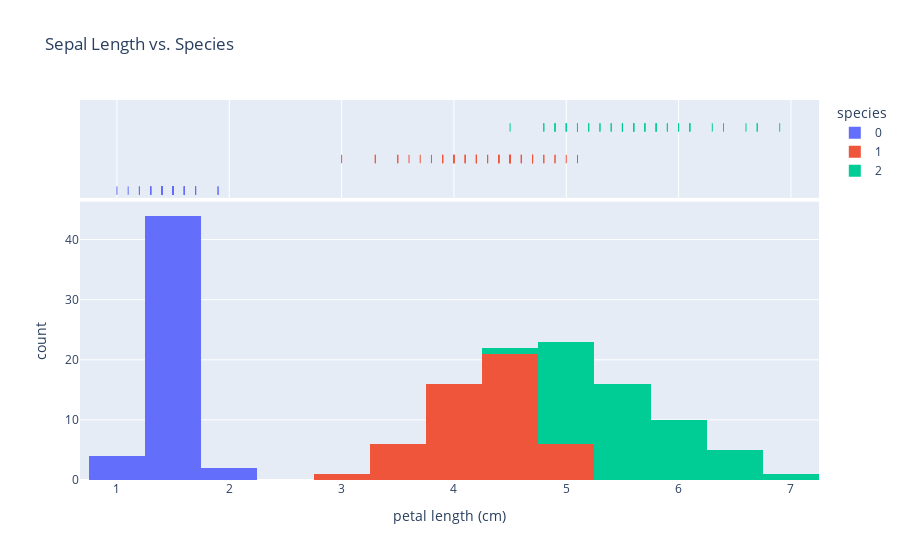

Notebook cell for this chart:
### Code cell
fig = px.histogram(df, x = 'petal length (cm)', color = 'species', marginal = 'rug', title = 'Sepal Length vs. Species')
fig.show()

### Figure 1 — Plotly figure (JSON) as saved in the notebook; plotly's stock layout.template omitted (floating-point values rounded to 4 significant figures)
{"data": [{"alignmentgroup": "True", "bingroup": "x", "hovertemplate": "species=0<br>petal length (cm)=%{x}<br>count=%{y}<extra></extra>", "legendgroup": "0", "marker": {"color": "#636efa", "pattern": {"shape": ""}}, "name": "0", "offsetgroup": "0", "orientation": "v", "showlegend": true, "type": "histogram", "x": [1.4, 1.4, 1.3, 1.5, 1.4, 1.7, 1.4, 1.5, 1.4, 1.5, 1.5, 1.6, 1.4, 1.1, 1.2, 1.5, 1.3, 1.4, 1.7, 1.5, 1.7, 1.5, 1, 1.7, 1.9, 1.6, 1.6, 1.5, 1.4, 1.6, 1.6, 1.5, 1.5, 1.4, 1.5, 1.2, 1.3, 1.4, 1.3, 1.5, 1.3, 1.3, 1.3, 1.6, 1.9, 1.4, 1.6, 1.4, 1.5, 1.4], "xaxis": "x", "yaxis": "y"}, {"alignmentgroup": "True", "boxpoints": "all", "fillcolor": "rgba(255,255,255,0)", "hoveron": "points", "hovertemplate": "species=0<br>petal length (cm)=%{x}<extra></extra>", "jitter": 0, "legendgroup": "0", "line": {"color": "rgba(255,255,255,0)"}, "marker": {"color": "#636efa", "symbol": "line-ns-open"}, "name": "0", "offsetgroup": "0", "showlegend": false, "type": "box", "x": [1.4, 1.4, 1.3, 1.5, 1.4, 1.7, 1.4, 1.5, 1.4, 1.5, 1.5, 1.6, 1.4, 1.1, 1.2, 1.5, 1.3, 1.4, 1.7, 1.5, 1.7, 1.5, 1, 1.7, 1.9, 1.6, 1.6, 1.5, 1.4, 1.6, 1.6, 1.5, 1.5, 1.4, 1.5, 1.2, 1.3, 1.4, 1.3, 1.5, 1.3, 1.3, 1.3, 1.6, 1.9, 1.4, 1.6, 1.4, 1.5, 1.4], "xaxis": "x2", "yaxis": "y2"}, {"alignmentgroup": "True", "bingroup": "x", "hovertemplate": "species=1<br>petal length (cm)=%{x}<br>count=%{y}<extra></extra>", "legendgroup": "1", "marker": {"color": "#EF553B", "pattern": {"shape": ""}}, "name": "1", "offsetgroup": "1", "orientation": "v", "showlegend": true, "type": "histogram", "x": [4.7, 4.5, 4.9, 4, 4.6, 4.5, 4.7, 3.3, 4.6, 3.9, 3.5, 4.2, 4, 4.7, 3.6, 4.4, 4.5, 4.1, 4.5, 3.9, 4.8, 4, 4.9, 4.7, 4.3, 4.4, 4.8, 5, 4.5, 3.5, 3.8, 3.7, 3.9, 5.1, 4.5, 4.5, 4.7, 4.4, 4.1, 4, 4.4, 4.6, 4, 3.3, 4.2, 4.2, 4.2, 4.3, 3, 4.1], "xaxis": "x", "yaxis": "y"}, {"alignmentgroup": "True", "boxpoints": "all", "fillcolor": "rgba(255,255,255,0)", "hoveron": "points", "hovertemplate": "species=1<br>petal length (cm)=%{x}<extra></extra>", "jitter": 0, "legendgroup": "1", "line": {"color": "rgba(255,255,255,0)"}, "marker": {"color": "#EF553B", "symbol": "line-ns-open"}, "name": "1", "offsetgroup": "1", "showlegend": false, "type": "box", "x": [4.7, 4.5, 4.9, 4, 4.6, 4.5, 4.7, 3.3, 4.6, 3.9, 3.5, 4.2, 4, 4.7, 3.6, 4.4, 4.5, 4.1, 4.5, 3.9, 4.8, 4, 4.9, 4.7, 4.3, 4.4, 4.8, 5, 4.5, 3.5, 3.8, 3.7, 3.9, 5.1, 4.5, 4.5, 4.7, 4.4, 4.1, 4, 4.4, 4.6, 4, 3.3, 4.2, 4.2, 4.2, 4.3, 3, 4.1], "xaxis": "x2", "yaxis": "y2"}, {"alignmentgroup": "True", "bingroup": "x", "hovertemplate": "species=2<br>petal length (cm)=%{x}<br>count=%{y}<extra></extra>", "legendgroup": "2", "marker": {"color": "#00cc96", "pattern": {"shape": ""}}, "name": "2", "offsetgroup": "2", "orientation": "v", "showlegend": true, "type": "histogram", "x": [6, 5.1, 5.9, 5.6, 5.8, 6.6, 4.5, 6.3, 5.8, 6.1, 5.1, 5.3, 5.5, 5, 5.1, 5.3, 5.5, 6.7, 6.9, 5, 5.7, 4.9, 6.7, 4.9, 5.7, 6, 4.8, 4.9, 5.6, 5.8, 6.1, 6.4, 5.6, 5.1, 5.6, 6.1, 5.6, 5.5, 4.8, 5.4, 5.6, 5.1, 5.1, 5.9, 5.7, 5.2, 5, 5.2, 5.4, 5.1], "xaxis": "x", "yaxis": "y"}, {"alignmentgroup": "True", "boxpoints": "all", "fillcolor": "rgba(255,255,255,0)", "hoveron": "points", "hovertemplate": "species=2<br>petal length (cm)=%{x}<extra></extra>", "jitter": 0, "legendgroup": "2", "line": {"color": "rgba(255,255,255,0)"}, "marker": {"color": "#00cc96", "symbol": "line-ns-open"}, "name": "2", "offsetgroup": "2", "showlegend": false, "type": "box", "x": [6, 5.1, 5.9, 5.6, 5.8, 6.6, 4.5, 6.3, 5.8, 6.1, 5.1, 5.3, 5.5, 5, 5.1, 5.3, 5.5, 6.7, 6.9, 5, 5.7, 4.9, 6.7, 4.9, 5.7, 6, 4.8, 4.9, 5.6, 5.8, 6.1, 6.4, 5.6, 5.1, 5.6, 6.1, 5.6, 5.5, 4.8, 5.4, 5.6, 5.1, 5.1, 5.9, 5.7, 5.2, 5, 5.2, 5.4, 5.1], "xaxis": "x2", "yaxis": "y2"}], "layout": {"barmode": "relative", "legend": {"title": {"text": "species"}, "tracegroupgap": 0}, "title": {"text": "Sepal Length vs. Species"}, "xaxis": {"anchor": "y", "domain": [0, 1], "title": {"text": "petal length (cm)"}}, "xaxis2": {"anchor": "y2", "domain": [0, 1], "matches": "x", "showgrid": true, "showticklabels": false}, "yaxis": {"anchor": "x", "domain": [0, 0.7326], "title": {"text": "count"}}, "yaxis2": {"anchor": "x2", "domain": [0.7426, 1], "matches": "y2", "showgrid": false, "showline": false, "showticklabels": false, "ticks": ""}}}
